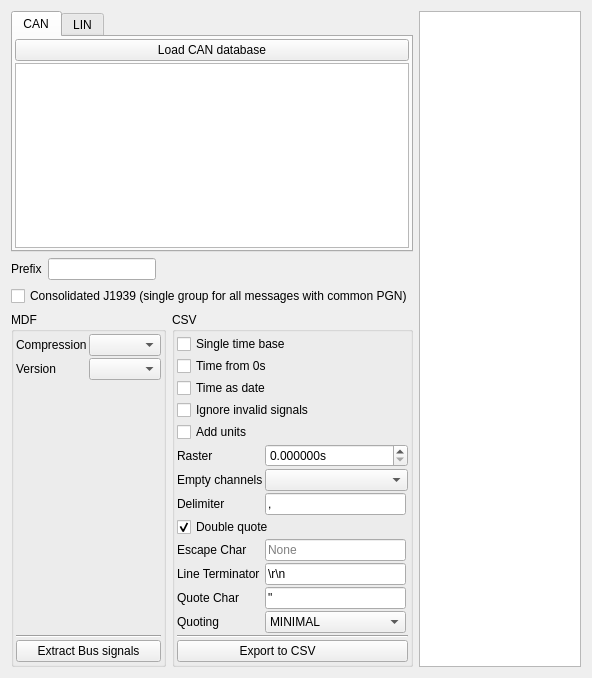
          <widget class="QWidget" name="scrollAreaWidgetContents">
           <property name="geometry">
            <rect>
             <x>0</x>
             <y>0</y>
             <width>592</width>
             <height>678</height>
            </rect>
           </property>
           <layout class="QGridLayout" name="gridLayout_3" columnstretch="0,0,1">
            <item row="0" column="0" colspan="2">
             <widget class="QTabWidget" name="tabWidget">
              <property name="currentIndex">
               <number>0</number>
              </property>
              <widget class="QWidget" name="tab">
               <attribute name="title">
                <string>CAN</string>
               </attribute>
               <layout class="QVBoxLayout" name="verticalLayout">
                <property name="spacing">
                 <number>2</number>
                </property>
                <property name="leftMargin">
                 <number>2</number>
                </property>
                <property name="topMargin">
                 <number>2</number>
                </property>
                <property name="rightMargin">
                 <number>2</number>
                </property>
                <property name="bottomMargin">
                 <number>2</number>
                </property>
                <item>
                 <widget class="QPushButton" name="load_can_database_btn">
                  <property name="text">
                   <string>Load CAN database</string>
                  </property>
                  <property name="icon">
                   <iconset resource="resource.qrc">
                    <normaloff>:/open.png</normaloff>:/open.png</iconset>
                  </property>
                 </widget>
                </item>
                <item>
                 <widget class="MinimalListWidget" name="can_database_list"/>
                </item>
               </layout>
              </widget>
              <widget class="QWidget" name="tab_2">
               <attribute name="title">
                <string>LIN</string>
               </attribute>
               <layout class="QVBoxLayout" name="verticalLayout_2">
                <property name="spacing">
                 <number>2</number>
                </property>
                <property name="leftMargin">
                 <number>2</number>
                </property>
                <property name="topMargin">
                 <number>2</number>
                </property>
                <property name="rightMargin">
                 <number>2</number>
                </property>
                <property name="bottomMargin">
                 <number>2</number>
                </property>
                <item>
                 <widget class="QPushButton" name="load_lin_database_btn">
                  <property name="text">
                   <string>Load LIN database</string>
                  </property>
                  <property name="icon">
                   <iconset resource="resource.qrc">
                    <normaloff>:/open.png</normaloff>:/open.png</iconset>
                  </property>
                 </widget>
                </item>
                <item>
                 <widget class="MinimalListWidget" name="lin_database_list"/>
                </item>
               </layout>
              </widget>
             </widget>
            </item>
            <item row="0" column="2" rowspan="4">
             <widget class="QTextEdit" name="output_info_bus">
              <property name="readOnly">
               <bool>true</bool>
              </property>
             </widget>
            </item>
            <item row="1" column="0" colspan="2">
             <layout class="QHBoxLayout" name="horizontalLayout" stretch="0,0,1">
              <item>
               <widget class="QLabel" name="label">
                <property name="text">
                 <string>Prefix</string>
                </property>
               </widget>
              </item>
              <item>
               <widget class="QLineEdit" name="prefix">
                <property name="minimumSize">
                 <size>
                  <width>0</width>
                  <height>0</height>
                 </size>
                </property>
               </widget>
              </item>
              <item>
               <spacer name="horizontalSpacer">
                <property name="orientation">
                 <enum>Qt::Horizontal</enum>
                </property>
                <property name="sizeHint" stdset="0">
                 <size>
                  <width>40</width>
                  <height>20</height>
                 </size>
                </property>
               </spacer>
              </item>
             </layout>
            </item>
            <item row="2" column="0" colspan="2">
             <widget class="QCheckBox" name="consolidated_j1939">
              <property name="text">
               <string>Consolidated J1939 (single group for all messages with common PGN)</string>
              </property>
             </widget>
            </item>
            <item row="3" column="0">
             <widget class="QGroupBox" name="groupBox_2">
              <property name="title">
               <string>MDF</string>
              </property>
              <layout class="QGridLayout" name="gridLayout_5">
               <property name="leftMargin">
                <number>2</number>
               </property>
               <property name="topMargin">
                <number>2</number>
               </property>
               <property name="rightMargin">
                <number>2</number>
               </property>
               <property name="bottomMargin">
                <number>2</number>
               </property>
               <property name="spacing">
                <number>2</number>
               </property>
               <item row="0" column="1">
                <widget class="QComboBox" name="extract_bus_compression">
                 <property name="sizeAdjustPolicy">
                  <enum>QComboBox::AdjustToContents</enum>
                 </property>
                </widget>
               </item>
               <item row="1" column="0">
                <widget class="QLabel" name="label_24">
                 <property name="text">
                  <string>Version</string>
                 </property>
                </widget>
               </item>
               <item row="0" column="0">
                <widget class="QLabel" name="label__1">
                 <property name="text">
                  <string>Compression</string>
                 </property>
                </widget>
               </item>
               <item row="3" column="0" colspan="2">
                <widget class="Line" name="line_12">
                 <property name="orientation">
                  <enum>Qt::Horizontal</enum>
                 </property>
                </widget>
               </item>
               <item row="4" column="0" colspan="2">
                <widget class="QPushButton" name="extract_bus_btn">
                 <property name="text">
                  <string>Extract Bus signals</string>
                 </property>
                 <property name="icon">
                  <iconset resource="resource.qrc">
                   <normaloff>:/down.png</normaloff>:/down.png</iconset>
                 </property>
                </widget>
               </item>
               <item row="1" column="1">
                <widget class="QComboBox" name="extract_bus_format">
                 <property name="sizeAdjustPolicy">
                  <enum>QComboBox::AdjustToContents</enum>
                 </property>
                </widget>
               </item>
               <item row="2" column="0">
                <widget class="QLabel" name="label_27">
                 <property name="text">
                  <string/>
                 </property>
                </widget>
               </item>
              </layout>
             </widget>
            </item>
            <item row="3" column="1">
             <widget class="QGroupBox" name="groupBox_3">
              <property name="title">
               <string>CSV</string>
              </property>
              <layout class="QGridLayout" name="gridLayout_10">
               <property name="leftMargin">
                <number>2</number>
               </property>
               <property name="topMargin">
                <number>2</number>
               </property>
               <property name="rightMargin">
                <number>2</number>
               </property>
               <property name="bottomMargin">
                <number>2</number>
               </property>
               <property name="spacing">
                <number>2</number>
               </property>
               <item row="5" column="1">
                <widget class="QLabel" name="label_28">
                 <property name="text">
                  <string>Raster</string>
                 </property>
                </widget>
               </item>
               <item row="12" column="2">
                <widget class="QComboBox" name="quoting_bus">
                 <property name="currentIndex">
                  <number>1</number>
                 </property>
                 <item>
                  <property name="text">
                   <string>ALL</string>
                  </property>
                 </item>
                 <item>
                  <property name="text">
                   <string>MINIMAL</string>
                  </property>
                 </item>
                 <item>
                  <property name="text">
                   <string>NONNUMERIC</string>
                  </property>
                 </item>
                 <item>
                  <property name="text">
                   <string>NONE</string>
                  </property>
                 </item>
                </widget>
               </item>
               <item row="10" column="2">
                <widget class="QLineEdit" name="lineterminator_bus">
                 <property name="text">
                  <string>\r\n</string>
                 </property>
                </widget>
               </item>
               <item row="9" column="1">
                <widget class="QLabel" name="label_9">
                 <property name="text">
                  <string>Escape Char</string>
                 </property>
                </widget>
               </item>
               <item row="11" column="1">
                <widget class="QLabel" name="label_14">
                 <property name="text">
                  <string>Quote Char</string>
                 </property>
                </widget>
               </item>
               <item row="7" column="1">
                <widget class="QLabel" name="label_8">
                 <property name="text">
                  <string>Delimiter</string>
                 </property>
                </widget>
               </item>
               <item row="7" column="2">
                <widget class="QLineEdit" name="delimiter_bus">
                 <property name="text">
                  <string>,</string>
                 </property>
                 <property name="maxLength">
                  <number>1</number>
                 </property>
                 <property name="clearButtonEnabled">
                  <bool>false</bool>
                 </property>
                </widget>
               </item>
               <item row="11" column="2">
                <widget class="QLineEdit" name="quotechar_bus">
                 <property name="text">
                  <string>&quot;</string>
                 </property>
                 <property name="maxLength">
                  <number>1</number>
                 </property>
                </widget>
               </item>
               <item row="9" column="2">
                <widget class="QLineEdit" name="escapechar_bus">
                 <property name="inputMask">
                  <string/>
                 </property>
                 <property name="maxLength">
                  <number>1</number>
                 </property>
                 <property name="placeholderText">
                  <string>None</string>
                 </property>
                </widget>
               </item>
               <item row="13" column="1" colspan="3">
                <widget class="Line" name="line_13">
                 <property name="orientation">
                  <enum>Qt::Horizontal</enum>
                 </property>
                </widget>
               </item>
               <item row="14" column="1" colspan="3">
                <widget class="QPushButton" name="extract_bus_csv_btn">
                 <property name="text">
                  <string>Export to CSV         </string>
                 </property>
                 <property name="icon">
                  <iconset resource="resource.qrc">
                   <normaloff>:/csv.png</normaloff>:/csv.png</iconset>
                 </property>
                </widget>
               </item>
               <item row="10" column="1">
                <widget class="QLabel" name="label_13">
                 <property name="text">
                  <string>Line Terminator</string>
                 </property>
                </widget>
               </item>
               <item row="12" column="1">
                <widget class="QLabel" name="label_7">
                 <property name="text">
                  <string>Quoting</string>
                 </property>
                </widget>
               </item>
               <item row="6" column="2" colspan="2">
                <widget class="QComboBox" name="empty_channels_bus"/>
               </item>
               <item row="6" column="1">
                <widget class="QLabel" name="label_29">
                 <property name="text">
                  <string>Empty channels</string>
                 </property>
                </widget>
               </item>
               <item row="5" column="2" colspan="2">
                <widget class="QDoubleSpinBox" name="export_raster_bus">
                 <property name="suffix">
                  <string>s</string>
                 </property>
                 <property name="decimals">
                  <number>6</number>
                 </property>
                </widget>
               </item>
               <item row="0" column="1" colspan="2">
                <widget class="QCheckBox" name="single_time_base_bus">
                 <property name="text">
                  <string>Single time base</string>
                 </property>
                </widget>
               </item>
               <item row="1" column="1" colspan="2">
                <widget class="QCheckBox" name="time_from_zero_bus">
                 <property name="text">
                  <string>Time from 0s</string>
                 </property>
                </widget>
               </item>
               <item row="2" column="1" colspan="2">
                <widget class="QCheckBox" name="bus_time_as_date">
                 <property name="text">
                  <string>Time as date</string>
                 </property>
                </widget>
               </item>
               <item row="3" column="1" colspan="2">
                <widget class="QCheckBox" name="ignore_invalid_signals_csv">
                 <property name="toolTip">
                  <string>checks if all samples are eauql to the maximum teoretical signal value</string>
                 </property>
                 <property name="text">
                  <string>Ignore invalid signals</string>
                 </property>
                </widget>
               </item>
               <item row="4" column="1" colspan="2">
                <widget class="QCheckBox" name="add_units_bus">
                 <property name="text">
                  <string>Add units</string>
                 </property>
                </widget>
               </item>
               <item row="8" column="1" colspan="2">
                <widget class="QCheckBox" name="doublequote_bus">
                 <property name="text">
                  <string>Double quote</string>
                 </property>
                 <property name="checked">
                  <bool>true</bool>
                 </property>
                </widget>
               </item>
              </layout>
             </widget>
            </item>
           </layout>
          </widget>
